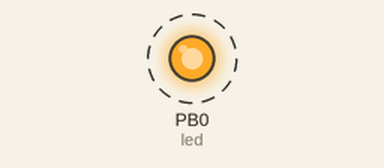
The sketch below on a simulated ATtiny85, built with avr-gcc and run on an emulated ATtiny85. On the bench: output pins drawn as LEDs (lit = HIGH). Dashed ring = blinking.

Above: at 0.5 s.
Timing chart, 0 to 4.6 s (numbered marks = the images above):
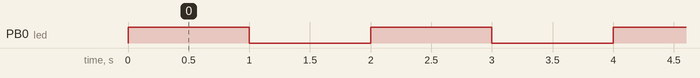

Measured:
- by itself, PB0 (led): alternates HIGH for 1.0 s and LOW for 1.0 s

The sketch:

basic-blink.ino
```cpp
// (licence header left out)
// ATMEL ATTINY85
//
//                  +-\/-+
//      (D 5) PB5  1|    |8  Vcc
//      (D 3) PB3  2|    |7  PB2 (D 2)
//      (D 4) PB4  3|    |6  PB1 (D 1)
//            GND  4|    |5  PB0 (D 0) led
//                  +----+

const int led = 0;
const int sleep = 1000;

// the setup routine runs once when you press reset:
void setup() {
  // initialize the digital pin as an output.
  pinMode(led, OUTPUT);
}

// the loop routine runs over and over again forever
void loop() {
  digitalWrite(led, HIGH); // turn the LED on (HIGH is the voltage level)
  delay(sleep);            // wait for a second
  digitalWrite(led, LOW);  // turn the LED off by making the voltage LOW
  delay(sleep);            // wait for a second
}
```
